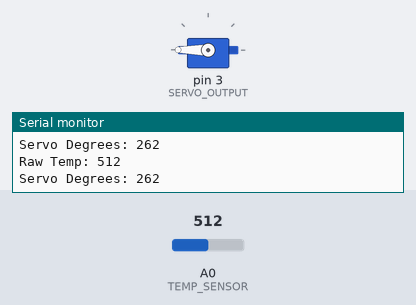
A program run on a simulated Arduino Uno, built with avr-gcc and run on an emulated ATmega328P. Parts: servo, the last lines printed to the serial monitor. The inputs (shaded band) are chosen by the test bench; at power-on: A0 (TEMP_SENSOR) = 512.

Above: at 1.2 s.
1.3 s: A0 (TEMP_SENSOR) set to 306
At 2.7 s:
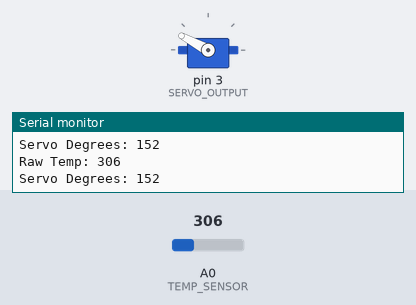
3.0 s: A0 (TEMP_SENSOR) set to 122
At 4.0 s:
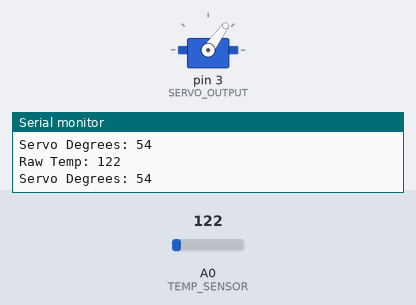
4.5 s: A0 (TEMP_SENSOR) set to 0
At 5.3 s:
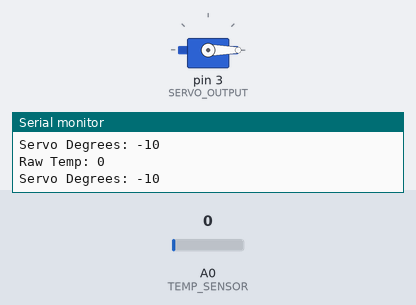
6.0 s: A0 (TEMP_SENSOR) set to 511
At 6.7 s:
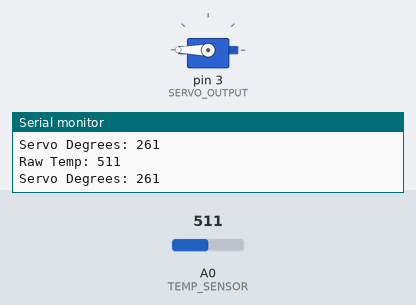
7.5 s: A0 (TEMP_SENSOR) set to 950
9.0 s: A0 (TEMP_SENSOR) set to 973
At 9.3 s:
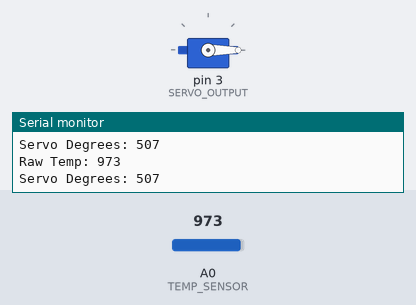
Timing chart, 0 to 11.5 s (numbered marks = the images above; inputs shaded):
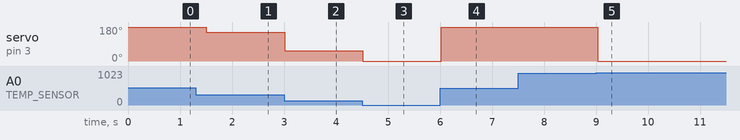

The program:

main.cpp
```cpp
/*
 * SIT315 M1.T1P - Build a simple Sense-Think-Act Board
 * In this task, we are reading the output of a temperature sensor, and feeding it into a servo.
 *
 * The source code is hosted at https://github.com/Zylanx/SIT315
 * Run using PlatformIO
 */

#include <Arduino.h>
#include <Servo.h>

// Sim Config Constants
#define DELAY_TIME 250  // Used to keep the sim running at a decent rate.

// Pin Definitions
#define TEMP_SENSOR A0
#define SERVO_OUTPUT 3

// Temperature Servo
// The servo will have the temperature sensor's output mapped to its input, from 0 to 180 degrees of movement.
Servo tempServo;

inline int tempMap(int rawTemp);

void setup()
{
    // Start the serial connection
    Serial.begin(115200);

    // Set up the temperature sensor and servo pins
    pinMode(TEMP_SENSOR, INPUT);
    tempServo.attach(SERVO_OUTPUT);
}

void loop()
{
    // Read and map the temperature sensor input - SENSE, then THINK
    int rawTemp = analogRead(A0);
    int mappedTemp = tempMap(rawTemp);

    // Output to the servo - ACT
    tempServo.write(mappedTemp);

    // Print the temperature inputs
    Serial.print("Raw Temp: ");
    Serial.println(rawTemp);
    Serial.print("Servo Degrees: ");
    Serial.println(mappedTemp);
    Serial.println(); // Slightly annoying that I have to do this. Alternative is one print with an sprintf into a buffer

    delay(DELAY_TIME);
}

// Maps the temperature to the valid ranges.
// For the sim, these ranges are 20 to 358, corresponding to -40 c to 125 c.
// This range is mapped to the servo output range of 0 to 180 degrees.
inline int tempMap(int rawTemp)
{
    return (int)map(rawTemp, 20, 358, 0, 180);
}
```

Measured:
- the behaviour switches between 958 and 959 on A0 (TEMP_SENSOR) (found by bisection; images 4 and 5)
- after the input at 1.3 s, servo on pin 3 (SERVO_OUTPUT): 180° → 152° after 0.21 s
- after the input at 3.0 s, servo on pin 3 (SERVO_OUTPUT): 152° → 54° at once
- after the input at 4.5 s, servo on pin 3 (SERVO_OUTPUT): 54° → 0° at once
- after the input at 6.0 s, servo on pin 3 (SERVO_OUTPUT): 0° → 180° at once
- after the input at 9.0 s, servo on pin 3 (SERVO_OUTPUT): 180° → 0° at once
